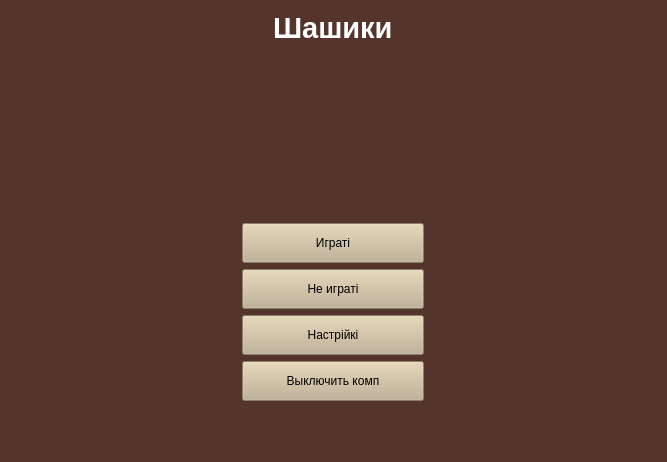
<?xml version="1.0" encoding="UTF-8"?>
<ui version="4.0">
 <class>Form</class>
 <widget class="QWidget" name="Form">
  <property name="geometry">
   <rect>
    <x>0</x>
    <y>0</y>
    <width>667</width>
    <height>462</height>
   </rect>
  </property>
  <property name="windowTitle">
   <string>Form</string>
  </property>
  <property name="styleSheet">
   <string notr="true">background-color:  #55342b;</string>
  </property>
  <layout class="QGridLayout" name="gridLayout">
   <item row="0" column="0" alignment="Qt::AlignmentFlag::AlignHCenter|Qt::AlignmentFlag::AlignTop">
    <widget class="QLabel" name="label">
     <property name="font">
      <font>
       <pointsize>22</pointsize>
       <bold>true</bold>
      </font>
     </property>
     <property name="styleSheet">
      <string notr="true">color: white;</string>
     </property>
     <property name="text">
      <string>Шашики</string>
     </property>
    </widget>
   </item>
   <item row="1" column="0" alignment="Qt::AlignmentFlag::AlignHCenter">
    <widget class="QWidget" name="widget" native="true">
     <property name="minimumSize">
      <size>
       <width>200</width>
       <height>0</height>
      </size>
     </property>
     <layout class="QVBoxLayout" name="verticalLayout">
      <item>
       <widget class="QPushButton" name="igratBtn">
        <property name="maximumSize">
         <size>
          <width>200</width>
          <height>40</height>
         </size>
        </property>
        <property name="styleSheet">
         <string notr="true">background-color: #c0b090;</string>
        </property>
        <property name="text">
         <string>Игратi</string>
        </property>
       </widget>
      </item>
      <item>
       <widget class="QPushButton" name="exitBtn">
        <property name="maximumSize">
         <size>
          <width>200</width>
          <height>40</height>
         </size>
        </property>
        <property name="styleSheet">
         <string notr="true">background-color: #c0b090;</string>
        </property>
        <property name="text">
         <string>Не игратi</string>
        </property>
       </widget>
      </item>
      <item>
       <widget class="QPushButton" name="settingsBtn">
        <property name="maximumSize">
         <size>
          <width>200</width>
          <height>40</height>
         </size>
        </property>
        <property name="styleSheet">
         <string notr="true">background-color: #c0b090;</string>
        </property>
        <property name="text">
         <string>Настрiйкi</string>
        </property>
       </widget>
      </item>
      <item>
       <widget class="QPushButton" name="shutdown">
        <property name="maximumSize">
         <size>
          <width>200</width>
          <height>40</height>
         </size>
        </property>
        <property name="styleSheet">
         <string notr="true">background-color: #c0b090;</string>
        </property>
        <property name="text">
         <string>Выключить комп</string>
        </property>
       </widget>
      </item>
     </layout>
    </widget>
   </item>
   <item row="2" column="0">
    <spacer name="verticalSpacer">
     <property name="orientation">
      <enum>Qt::Orientation::Vertical</enum>
     </property>
     <property name="sizeType">
      <enum>QSizePolicy::Policy::Fixed</enum>
     </property>
     <property name="sizeHint" stdset="0">
      <size>
       <width>20</width>
       <height>40</height>
      </size>
     </property>
    </spacer>
   </item>
  </layout>
 </widget>
 <resources/>
 <connections/>
</ui>
